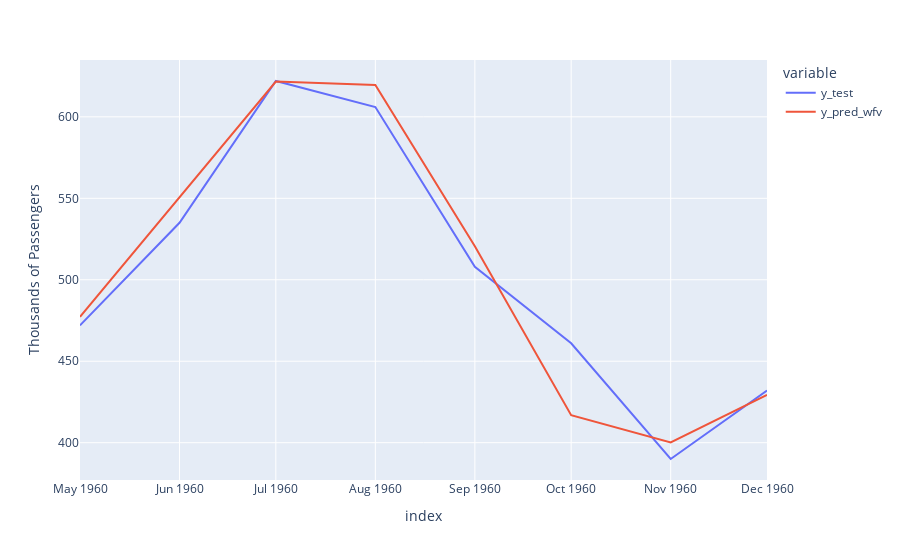

Notebook source saved alongside this figure:
### Markdown cell above
### Let's put the values for y_test and y_pred_wfv into the DataFrame df_pred_test. Then plot df_pred_test using plotly express.

### Code cell
df_pred_test = pd.DataFrame({"y_test":y_test,"y_pred_wfv":y_pred_wfv})
fig = px.line(df_pred_test, labels = {"value":"Thousands of Passengers"})
fig.show()

### Figure 1 — Plotly figure (JSON) as saved in the notebook; plotly's stock layout.template omitted (floating-point values rounded to 4 significant figures)
{"data": [{"hovertemplate": "variable=y_test<br>index=%{x}<br>Thousands of Passengers=%{y}<extra></extra>", "legendgroup": "y_test", "line": {"color": "#636efa", "dash": "solid"}, "marker": {"symbol": "circle"}, "mode": "lines", "name": "y_test", "orientation": "v", "showlegend": true, "type": "scatter", "x": ["1960-05-01T00:00:00", "1960-06-01T00:00:00", "1960-07-01T00:00:00", "1960-08-01T00:00:00", "1960-09-01T00:00:00", "1960-10-01T00:00:00", "1960-11-01T00:00:00", "1960-12-01T00:00:00"], "xaxis": "x", "y": [472, 535, 622, 606, 508, 461, 390, 432], "yaxis": "y"}, {"hovertemplate": "variable=y_pred_wfv<br>index=%{x}<br>Thousands of Passengers=%{y}<extra></extra>", "legendgroup": "y_pred_wfv", "line": {"color": "#EF553B", "dash": "solid"}, "marker": {"symbol": "circle"}, "mode": "lines", "name": "y_pred_wfv", "orientation": "v", "showlegend": true, "type": "scatter", "x": ["1960-05-01T00:00:00", "1960-06-01T00:00:00", "1960-07-01T00:00:00", "1960-08-01T00:00:00", "1960-09-01T00:00:00", "1960-10-01T00:00:00", "1960-11-01T00:00:00", "1960-12-01T00:00:00"], "xaxis": "x", "y": [477.3, 550.8, 621.6, 619.5, 520.6, 416.9, 400.1, 429.3], "yaxis": "y"}], "layout": {"legend": {"title": {"text": "variable"}, "tracegroupgap": 0}, "margin": {"t": 60}, "xaxis": {"anchor": "y", "domain": [0, 1], "title": {"text": "index"}}, "yaxis": {"anchor": "x", "domain": [0, 1], "title": {"text": "Thousands of Passengers"}}}}
